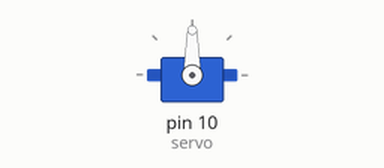
The sketch below on a simulated Arduino Uno, built with avr-gcc and run on an emulated ATmega328P. Shown: servo.

Above: at 0.05 s.
At 4.65 s:
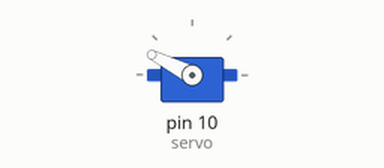
At 9.25 s:
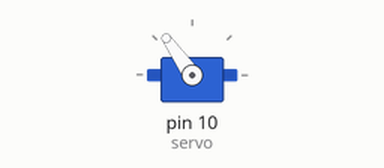
At 18.55 s:
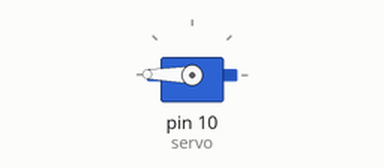
Timing chart, 0 to 24.1 s (numbered marks = the images above):
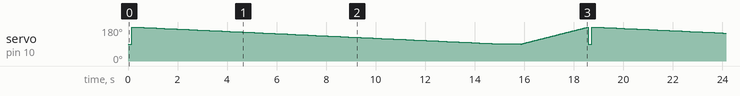

Measured:
- by itself, servo on pin 10 (servo): moves between 90° and 180°, repeating every 18.6 s

The sketch:

sketch_mar21a.ino
```cpp
/*
Adafruit Arduino - Lesson 14. Sweep
*/

#include <Servo.h>

int servoPin = 9;

Servo servo;

int angle = 0;   // servo position in degrees

void setup()
{
  servo.attach(10);
}


void loop()
{
  // scan from 0 to 180 degrees
  for(angle = 180; angle > 90; angle--)
  {
    delay(150);
    servo.write(angle);
    delay(15);
  }
  delay (1000);
  // now scan back from 180 to 0 degrees
  for(angle = 90; angle < 180; angle++)
  {
    servo.write(angle);
    delay(15);
    servo.write (90);
    delay(15);
  }
}
//servipon10
//untuk servo capit
```
